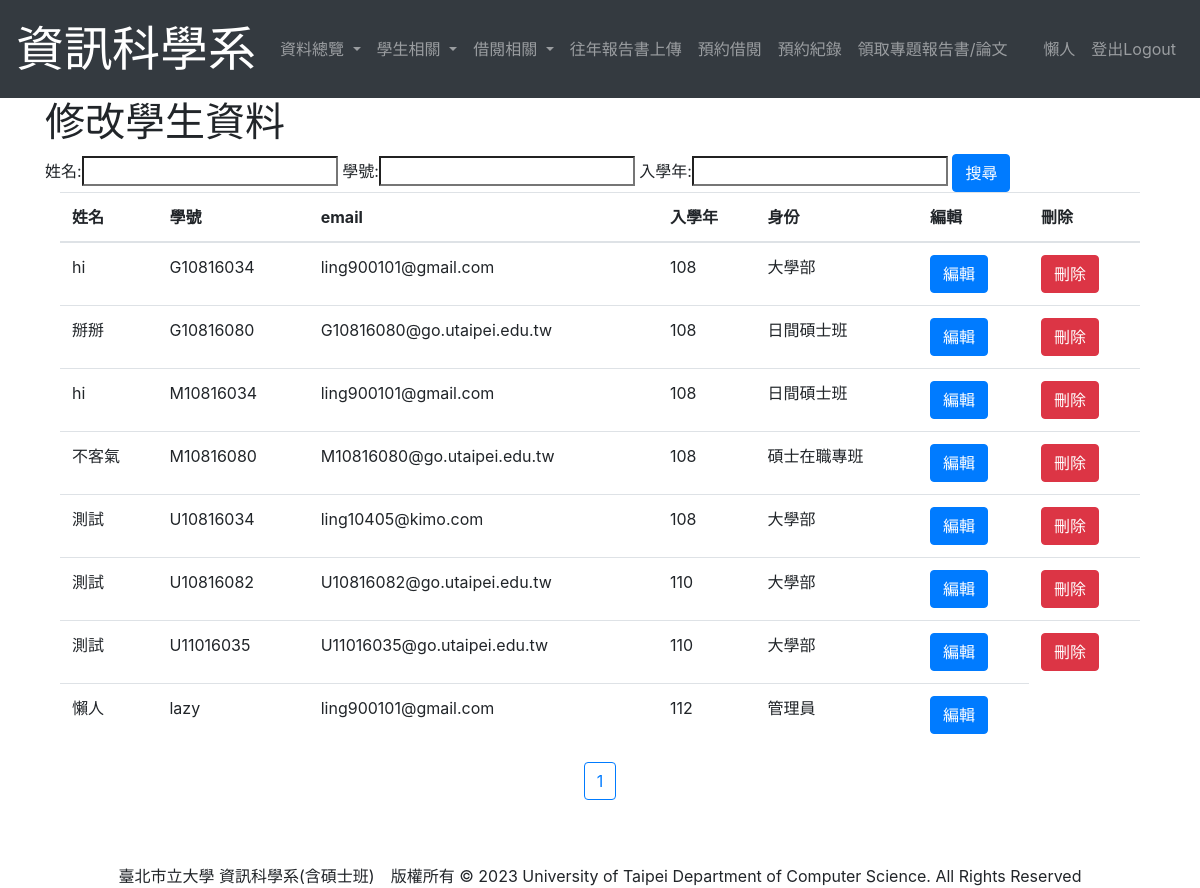
/SearchStudent (signed in), run on an earlier commit of the app's database.
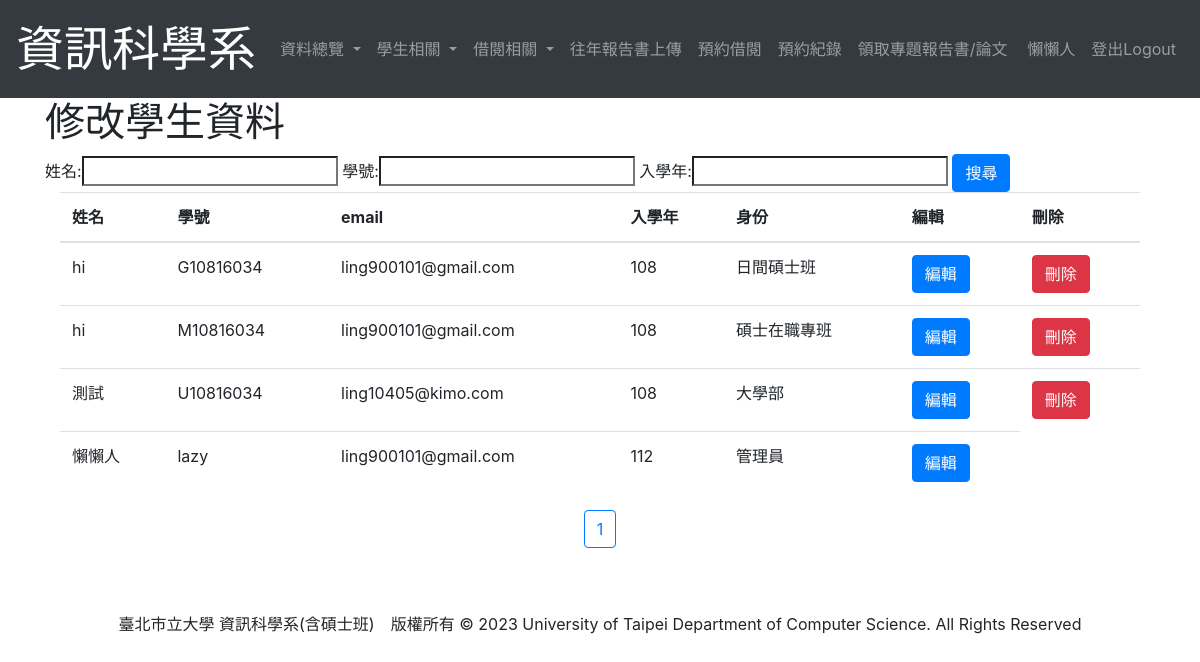
And on a later commit of the database.
### student/models.py (models this page shows, shortened)
class User(AbstractUser):
    first_name = None
    last_name = None
    username = models.CharField(max_length=15, unique=True, null=True) #帳號
    name = models.CharField(max_length = 12) #姓名
    DEPARTMENT = ((0, '資訊科學系'),
                  (1, '外系'),)
    department = models.IntegerField(choices=DEPARTMENT, null=True, blank=True)
    IDENTITY=((0, '大學部'),
              (1, '管理員'),
              (2, '日間碩士班'),
              (3, '碩士在職專班'),
              (4, '系辦工讀生'))
    identity = models.IntegerField(choices=IDENTITY, default=0)
    enrollYear = models.DecimalField(max_digits = 4, decimal_places = 0, default = timezone.now().year)#入學年
    USER_NAME_FIELD = 'username'
    class Meta:
        ordering = ["username"]
    def get_enrollYear(self):
        return (self.enrollYear - 1911)

### student/views.py (the view)
# urls.py: path('SearchStudent', views.SearchStudent.as_view(), name='SearchStudent'),#尋找特定學生
class SearchStudent(LoginRequiredMixin, ListView):
    model = User
    template_name = "SearchStudent.html"
    def get_queryset(self):
        queryDict = {}
        if self.request.GET:
            if "name" in self.request.GET:
                queryDict['name__icontains'] = self.request.GET['name']
            if "username" in self.request.GET:
                queryDict['username__icontains'] = self.request.GET['username']
            if 'enrollYear' in self.request.GET and self.request.GET['enrollYear'] != '':
                queryDict['enrollYear'] = int(self.request.GET['enrollYear']) + 1911
            queryset = User.objects.filter(**queryDict)
        else:
            queryset = User.objects.all()
        paginator=Paginator(queryset, limit)
        page=self.request.GET.get('page')
        try:
            queryset=paginator.page(page)
        except PageNotAnInteger:
            queryset=paginator.page(1)
        except EmptyPage:
            queryset=paginator.page(paginator.num_pages)
        return queryset

### templates/SearchStudent.html (shortened to what this page needs)
{% extends "layout.html" %}
{% block title %}修改學生資料{% endblock %}
{% block content %}
<form method = "GET">
    姓名:<input type = "search" name = "name" placeholder = "">
    學號:<input type = "search" name = "username" placeholder = "">
    入學年:<input type = "search" name = "enrollYear" placeholder = "">
    <input type="submit" class="btn btn-primary" name="search" value="搜尋" />
</form>
<div class="container">
    <table class="table">
        <thead>
            <tr>
                <th scope="col">姓名</th>
                <th scope="col">學號</th>
                <th scope="col">email</th>
                <th scope="col">入學年</th>
                <th scope="col">身份</th>
                <th scope="col">編輯</th>
                <th scope="col">刪除</th>
            </tr>
        </thead>
        <tbody>
            {% for student in object_list %}
                <tr>
                    <td>{{ student.name }}</td>
                    <td>{{ student.username }}</td>
                    <td>{{ student.email }}</td>
                    <td>{{ student.get_enrollYear }}</td>
                    <td>{{ student.get_identity_display }}</td>
                    <td><a href="{% url 'ModifyStudentInfo' pk=student.id%}" class="btn btn-primary">編輯</a></td>
                    {% if not student.identity == 1 %}
                        <td><a href="{% url 'DeleteStudent' pk=student.id%}" class="btn btn-danger">刪除</a></td>
                    {% endif %}
                </tr>
            {% endfor %}
        </tbody>
    </table>
</div>
<p style="text-align:center">
    {% for page_number in object_list.paginator.page_range %}
      {% ifequal page_number  object_list.number %}
        <button class="btn btn-outline-primary">{{ page_number }}</button>
      {% else %}
        <a href="?page={{ page_number }}" class="btn btn-primary">{{ page_number }}</a>
      {% endifequal %}
    {% endfor %}
</p>
{% endblock %}

### templates/layout.html (shortened to what this page needs)
<!DOCTYPE html>
<html lang="en">
<head>
    <link rel="stylesheet" href="https://maxcdn.bootstrapcdn.com/bootstrap/4.0.0/css/bootstrap.min.css">
</head>
<body>
    <nav class="navbar navbar-expand-lg navbar-dark bg-dark">
        <a class="navbar-brand" href="{% url 'Home' %}">
            <font size="20" color="white" face=""標楷體>資訊科學系</font>
        </a>
        <div class="collapse navbar-collapse" id="navbarNav">
            <ul class="navbar-nav mr-auto">
                {% if user and user.is_authenticated %}
                    {% if user.department == 0 %}
                        {% if user.identity == 1 or user.identity == 4 %}
                            <li class="nav-item dropdown">
                                <a class="nav-link dropdown-toggle" href="#" id="navbarDropdown" role="button" data-toggle="dropdown" aria-haspopup="true" aria-expanded="false">
                                    資料總覽
                                </a>
                            </li>
                            {% if user.identity == 1 %}
                                <li class="nav-item dropdown">
                                    <a class="nav-link dropdown-toggle" href="#" id="navbarDropdown" role="button" data-toggle="dropdown" aria-haspopup="true" aria-expanded="false">
                                        學生相關
                                    </a>
                                </li>
                            {% endif %}
                            <li class="nav-item dropdown">
                                <a class="nav-link dropdown-toggle" href="#" id="navbarDropdown" role="button" data-toggle="dropdown" aria-haspopup="true" aria-expanded="false">
                                    借閱相關
                                </a>
                            </li>
                            <li class="nav-item">
                                <a class="nav-link" href="{% url 'HistoryPaperUpdate' %}">往年報告書上傳</a>
                            </li>
                        {% endif %}
                    {% endif %}
                    <li class="nav-item">
                        <a class="nav-link" href="{% url 'BorrowPaper' pk=user.id %}">預約借閱</a>
                    </li>
                    <li class="nav-item">
                        <a class="nav-link" href="{% url 'UserBooking' pk=user.id %}">預約紀錄</a>
                    </li>
                    <li class="nav-item">
                        <a class="nav-link" href="{% url 'GetEntityPaper' %}">領取專題報告書/論文</a>
                    </li>
                {% else %}
                    <a class="nav-link" href="{% url 'Home' %}" style="font-size: x-large;">資訊科學系 學生資料登錄系統</a>
                {% endif %}
            </ul>
            <ul class="navbar-nav">
                {% if user.is_authenticated %}
                <li class="nav-item">
                    <a href="{% url 'EditPassword' pk=user.id %}" class="nav-link">{{ user.name }}</a>
                </li>
                <li class="nav-item">
                    <a class="nav-link" href="{% url 'logout' %}">登出Logout</a>
                </li>
                {% else %}
                <li class="nav-item">
                    <a class="nav-link" href="{% url 'login' %}" style="font-size: x-large;">登入Login</a>
                </li>
                {% endif %}
            </ul>
        </div>
    </nav>
    <div class="container">
        <h1>{% block title %}{% endblock %}</h1>
    </div>
    <div class="container">
        {% block content %}{% endblock %}
    </div>
    <br><br>
    <div class="container" align="center">
        臺北市立大學 資訊科學系(含碩士班)　版權所有 © 2023   University of Taipei Department of Computer Science. All Rights Reserved
    </div>
</body>
</html>

What changed in the data, as far as the page shows it:
removed User: name "掰掰", username "G10816080", email "G10816080@go.utaipei.edu.tw", get_enrollYear "108", identity "日間碩士班", shows "刪除"
removed User: name "不客氣", username "M10816080", email "M10816080@go.utaipei.edu.tw", get_enrollYear "108", identity "碩士在職專班", shows "刪除"
removed User: name "測試", username "U10816082", email "U10816082@go.utaipei.edu.tw", get_enrollYear "110", identity "大學部", shows "刪除"
removed User: name "測試", username "U11016035", email "U11016035@go.utaipei.edu.tw", get_enrollYear "110", identity "大學部", shows "刪除"
changed User "lazy": name "懶人" → "懶懶人"
changed User: identity "大學部" → "日間碩士班"
changed User: identity "日間碩士班" → "碩士在職專班"
